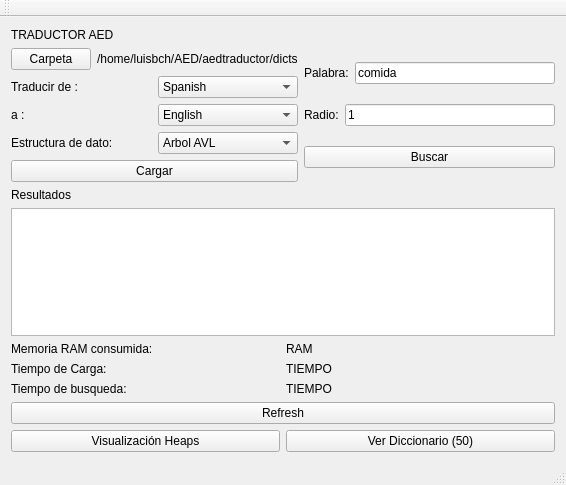
<?xml version="1.0" encoding="UTF-8"?>
<ui version="4.0">
 <class>MainWindow</class>
 <widget class="QMainWindow" name="MainWindow">
  <property name="geometry">
   <rect>
    <x>0</x>
    <y>0</y>
    <width>566</width>
    <height>485</height>
   </rect>
  </property>
  <property name="windowTitle">
   <string>MainWindow</string>
  </property>
  <widget class="QWidget" name="centralWidget">
   <layout class="QVBoxLayout" name="verticalLayout_4">
    <item>
     <widget class="QLabel" name="label_2">
      <property name="text">
       <string>TRADUCTOR AED</string>
      </property>
     </widget>
    </item>
    <item>
     <layout class="QHBoxLayout" name="horizontalLayout_11">
      <item>
       <layout class="QVBoxLayout" name="verticalLayout_3">
        <item>
         <layout class="QHBoxLayout" name="horizontalLayout">
          <item>
           <widget class="QPushButton" name="folder_button">
            <property name="text">
             <string>Carpeta</string>
            </property>
           </widget>
          </item>
          <item>
           <widget class="QLabel" name="path_label">
            <property name="text">
             <string>/home/luisbch/AED/aedtraductor/dicts</string>
            </property>
           </widget>
          </item>
         </layout>
        </item>
        <item>
         <layout class="QHBoxLayout" name="horizontalLayout_2">
          <item>
           <widget class="QLabel" name="label_5">
            <property name="text">
             <string>Traducir de :</string>
            </property>
           </widget>
          </item>
          <item>
           <widget class="QComboBox" name="idioma_comboBox">
            <item>
             <property name="text">
              <string>Spanish</string>
             </property>
            </item>
            <item>
             <property name="text">
              <string>Latin</string>
             </property>
            </item>
            <item>
             <property name="text">
              <string>English</string>
             </property>
            </item>
            <item>
             <property name="text">
              <string>German</string>
             </property>
            </item>
            <item>
             <property name="text">
              <string>French</string>
             </property>
            </item>
           </widget>
          </item>
         </layout>
        </item>
        <item>
         <layout class="QHBoxLayout" name="horizontalLayout_5">
          <item>
           <widget class="QLabel" name="label_7">
            <property name="text">
             <string>a :</string>
            </property>
           </widget>
          </item>
          <item>
           <widget class="QComboBox" name="idioma_destino_combobox">
            <item>
             <property name="text">
              <string>English</string>
             </property>
            </item>
            <item>
             <property name="text">
              <string>German</string>
             </property>
            </item>
            <item>
             <property name="text">
              <string>French</string>
             </property>
            </item>
            <item>
             <property name="text">
              <string>Spanish</string>
             </property>
            </item>
            <item>
             <property name="text">
              <string>Latin</string>
             </property>
            </item>
           </widget>
          </item>
         </layout>
        </item>
        <item>
         <layout class="QHBoxLayout" name="horizontalLayout_7">
          <item>
           <widget class="QLabel" name="label_8">
            <property name="text">
             <string>Estructura de dato:</string>
            </property>
           </widget>
          </item>
          <item>
           <widget class="QComboBox" name="estructura_comboBox">
            <item>
             <property name="text">
              <string>Arbol AVL</string>
             </property>
            </item>
            <item>
             <property name="text">
              <string>Arbol Red-Black</string>
             </property>
            </item>
            <item>
             <property name="text">
              <string>Arbol Binario</string>
             </property>
            </item>
            <item>
             <property name="text">
              <string>Lista Simple</string>
             </property>
            </item>
            <item>
             <property name="text">
              <string>Binomial Heap</string>
             </property>
            </item>
            <item>
             <property name="text">
              <string>Fibonacci Heap</string>
             </property>
            </item>
           </widget>
          </item>
         </layout>
        </item>
        <item>
         <widget class="QPushButton" name="cargar_button">
          <property name="text">
           <string>Cargar</string>
          </property>
         </widget>
        </item>
       </layout>
      </item>
      <item>
       <layout class="QVBoxLayout" name="verticalLayout_2">
        <item>
         <layout class="QHBoxLayout" name="horizontalLayout_3">
          <item>
           <widget class="QLabel" name="label_3">
            <property name="text">
             <string>Palabra:</string>
            </property>
           </widget>
          </item>
          <item>
           <widget class="QLineEdit" name="palabra_lineEdit">
            <property name="text">
             <string>comida</string>
            </property>
           </widget>
          </item>
         </layout>
        </item>
        <item>
         <layout class="QHBoxLayout" name="horizontalLayout_4">
          <item>
           <widget class="QLabel" name="label_4">
            <property name="text">
             <string>Radio:</string>
            </property>
           </widget>
          </item>
          <item>
           <widget class="QLineEdit" name="radio_lineEdit">
            <property name="text">
             <string>1</string>
            </property>
           </widget>
          </item>
         </layout>
        </item>
        <item>
         <widget class="QPushButton" name="buscar_button">
          <property name="text">
           <string>Buscar</string>
          </property>
         </widget>
        </item>
       </layout>
      </item>
     </layout>
    </item>
    <item>
     <widget class="QLabel" name="label_6">
      <property name="text">
       <string>Resultados</string>
      </property>
     </widget>
    </item>
    <item>
     <layout class="QHBoxLayout" name="horizontalLayout_6">
      <item>
       <widget class="QTextBrowser" name="palabras_textBrowser"/>
      </item>
     </layout>
    </item>
    <item>
     <layout class="QVBoxLayout" name="verticalLayout">
      <item>
       <layout class="QHBoxLayout" name="horizontalLayout_8">
        <item>
         <widget class="QLabel" name="label_9">
          <property name="text">
           <string>Memoria RAM consumida:</string>
          </property>
         </widget>
        </item>
        <item>
         <widget class="QLabel" name="ram_label">
          <property name="text">
           <string>RAM</string>
          </property>
         </widget>
        </item>
       </layout>
      </item>
      <item>
       <layout class="QHBoxLayout" name="horizontalLayout_9">
        <item>
         <widget class="QLabel" name="label_10">
          <property name="text">
           <string>Tiempo de Carga:</string>
          </property>
         </widget>
        </item>
        <item>
         <widget class="QLabel" name="t_carga_label">
          <property name="text">
           <string>TIEMPO</string>
          </property>
         </widget>
        </item>
       </layout>
      </item>
      <item>
       <layout class="QHBoxLayout" name="horizontalLayout_10">
        <item>
         <widget class="QLabel" name="label_11">
          <property name="text">
           <string>Tiempo de busqueda:</string>
          </property>
         </widget>
        </item>
        <item>
         <widget class="QLabel" name="t_busqueda_label">
          <property name="text">
           <string>TIEMPO</string>
          </property>
         </widget>
        </item>
       </layout>
      </item>
     </layout>
    </item>
    <item>
     <widget class="QPushButton" name="pushButton">
      <property name="text">
       <string>Refresh</string>
      </property>
     </widget>
    </item>
    <item>
     <layout class="QHBoxLayout" name="horizontalLayout_12">
      <item>
       <widget class="QPushButton" name="vtk_button">
        <property name="text">
         <string>Visualización Heaps</string>
        </property>
       </widget>
      </item>
      <item>
       <widget class="QPushButton" name="verDiccionario">
        <property name="text">
         <string>Ver Diccionario (50)</string>
        </property>
       </widget>
      </item>
     </layout>
    </item>
   </layout>
  </widget>
  <widget class="QMenuBar" name="menuBar">
   <property name="geometry">
    <rect>
     <x>0</x>
     <y>0</y>
     <width>566</width>
     <height>20</height>
    </rect>
   </property>
  </widget>
  <widget class="QToolBar" name="mainToolBar">
   <attribute name="toolBarArea">
    <enum>TopToolBarArea</enum>
   </attribute>
   <attribute name="toolBarBreak">
    <bool>false</bool>
   </attribute>
  </widget>
  <widget class="QStatusBar" name="statusBar"/>
 </widget>
 <layoutdefault spacing="6" margin="11"/>
 <resources/>
 <connections/>
</ui>
